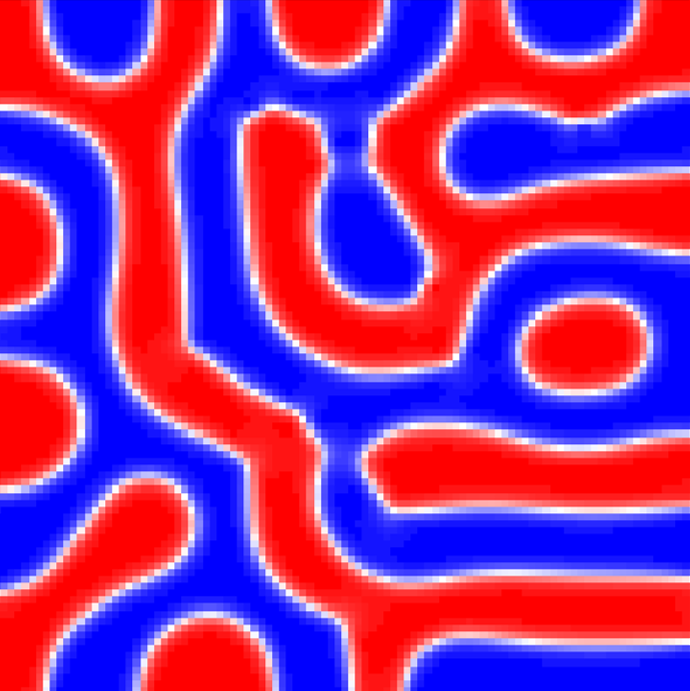
%> input picture 20nm.png, 690 x 691 px
$ octave Counter.m   (GNU Octave 9; MATLAB toolbox functions it lacks are replaced by stand-ins)
%> lines starting %> are read from the running program, lines starting %| are printed output that depends on the picture
homepath = pwd;
path = 'C:\Users\joesa\Desktop\Domain Sizing';
cd(path);


clearvars;

%Code to load in Red,White,Blue images and count pixels to work out
%average domain size


%Loading in the image and storing the rgb values as separate matrices
image = im2double(imread('20nm.png'));
r = image(:,:,1);
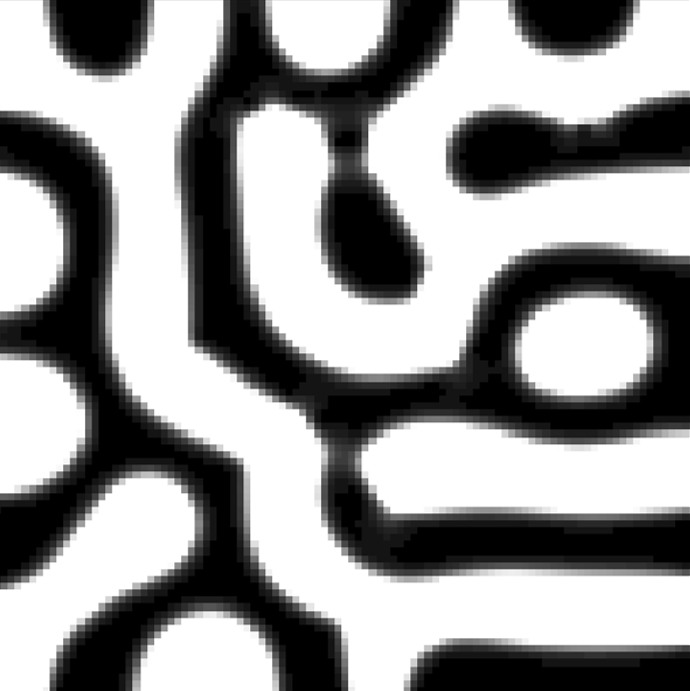
%> r: size 691x690 double; min 0, max 1, mean 0.59
g = image(:,:,2);
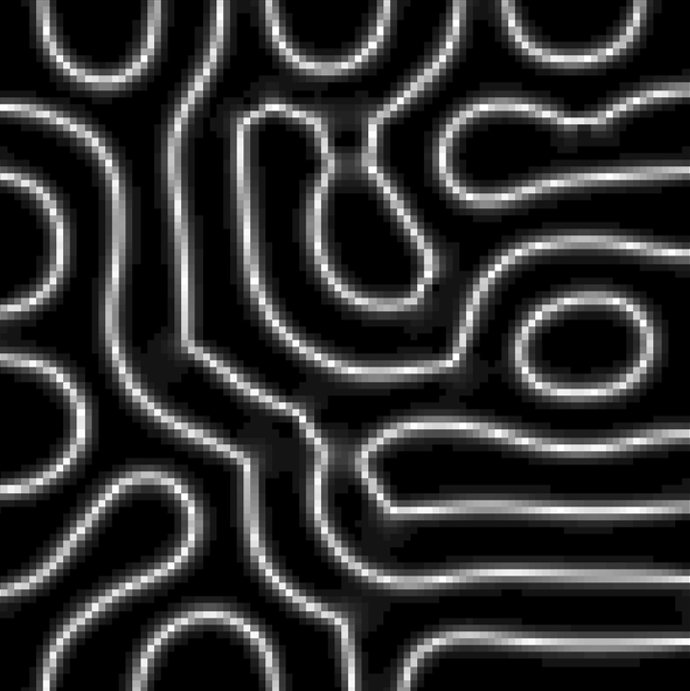
%> g: size 691x690 double; min 0, max 1, mean 0.188
b = image(:,:,3);
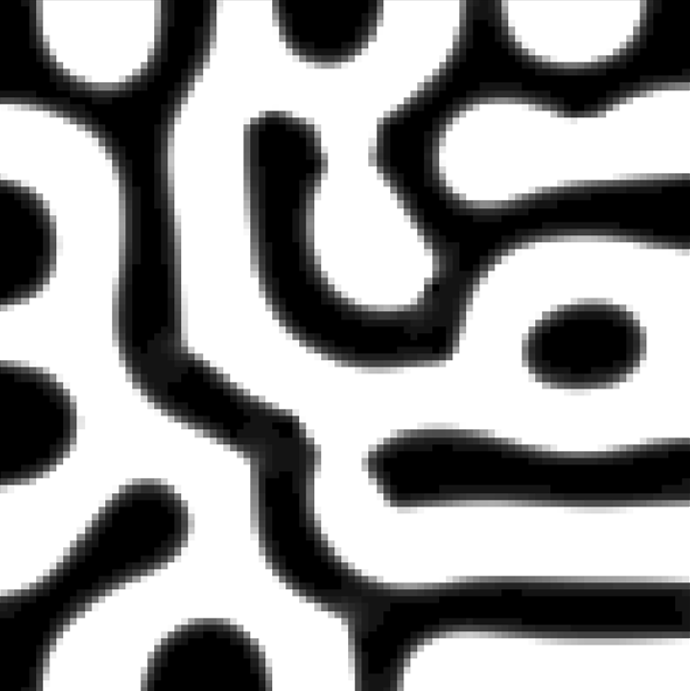
%> b: size 691x690 double; min 0, max 1, mean 0.597

%calculating the number of pixels and intialising counter
[row,col] = size(r);
%> row = 691; col = 690
white = 0;
red = 0;
blue = 0;


%Counting the White Cells
for i=1:1:row
    for j=1:1:col
        if (r(i,j)>=0.5) &&  (g(i,j)>=0.5) && (b(i,j)>=0.5)
            white = white+1;
        end
    end
end
%> after the loop, white = 67300

%Counting the Red Cells
for i=1:1:row
    for j=1:1:col
        if (r(i,j)>=0.5) &&  (g(i,j)<=0.5) && (b(i,j)<=0.5)
            red = red+1;
        end
    end
end
%> after the loop, red = 202951

%Counting the Blue Cells
for i=1:1:row
    for j=1:1:col
        if (r(i,j)<=0.5) &&  (g(i,j)<=0.5) && (b(i,j)>=0.5)
            blue = blue+1;
        end
    end
end
%> after the loop, blue = 206079

total = red + white + blue;
%> total = 476330
red_percent = 100*red/total;
%> red_percent = 42.61
blue_percent = 100*blue/total;
%> blue_percent = 43.26
white_percent = 100*white/total;
%> white_percent = 14.13

%Printing the red, blue and white number of pixels
fprintf('The number of red pixels is %d (%.2f%%)\n', red, red_percent);
%| The number of red pixels is 202951 (42.61%)
fprintf('The number of blue pixels is %d (%.2f%%)\n', blue, blue_percent);
%| The number of blue pixels is 206079 (43.26%)
fprintf('The number of white pixels is %d (%.2f%%)\n', white, white_percent);
%| The number of white pixels is 67300 (14.13%)


%Second half of the code for calculating the domain size

%Initialising values for counting
runwidth = 0;
runtot = 0;
num = 0;
w_prev = 0; %0 if not a white pixel, 1 if it is a white pixel


%This nested loop calculates the number width and number of regions in
%the horizontal direction first and vertical direction second.

% %horizontal direction
 for i=1:1:row
     for j=1:1:col
         if (r(i,j)>=0.5) &&  (g(i,j)>=0.5) && (b(i,j)>=0.5) %white pixel

             if w_prev == 0 %not a white pixel before
                 num = num+1;
             end

             w_prev = 1;
             runtot = runtot + runwidth;
             runwidth = 0; %reset the width

         else
             %checks to see if the image has reached the end of the column
             if j == col
               num = num +1;
             end
             %adds one to the current width calculation
             w_prev = 0;
             runwidth = runwidth +1;
         end
     end
 end
%> after the loop, num = 5105; runtot = 409210; runwidth = 280; w_prev = 0

%vertical direction
for i=1:1:col
    for j=1:1:row
        if (r(j,i)>=0.5) &&  (g(j,i)>=0.5) && (b(j,i)>=0.5) %white pixel

            if w_prev == 0 %not a white pixel before
                num = num+1;
            end

            w_prev = 1;
            runtot = runtot + runwidth;
            runwidth = 0; %reset the width

        else
            %checks to see if the image has reached the end of the row
            if j == row
               num = num +1;
            end
            %adds one to the current width calculation
            w_prev = 0;
            runwidth = runwidth +1;
        end
    end
end
%> after the loop, num = 11219; runtot = 818934; runwidth = 46


%average width is total widths divided by the number of sections found
ave = runtot/num;
%> ave = 73

%thickness calculation based on the image being 800 nm wide
size = (2*ave)/(row+col) * 800;
%> size = 84.57


%output the average domain size
fprintf('The average domain size is %.3f nm.\n', size);
%| The average domain size is 84.571 nm.
